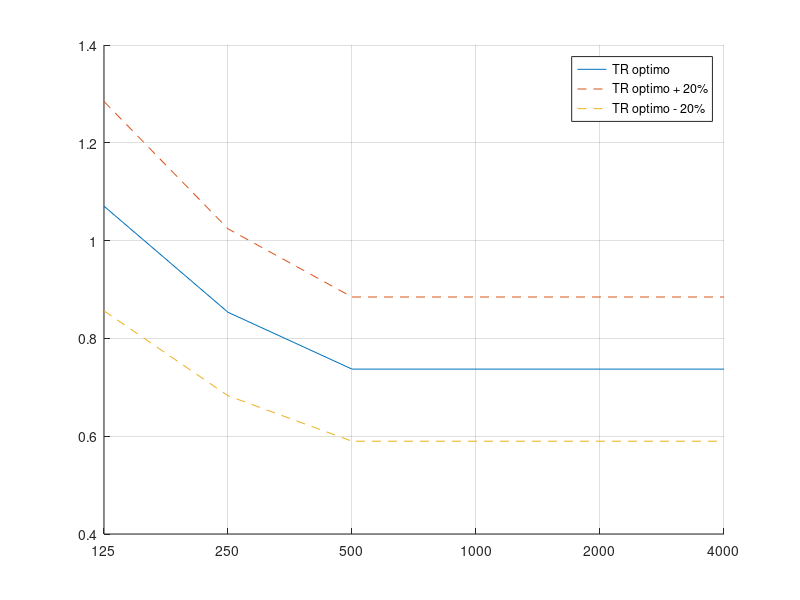
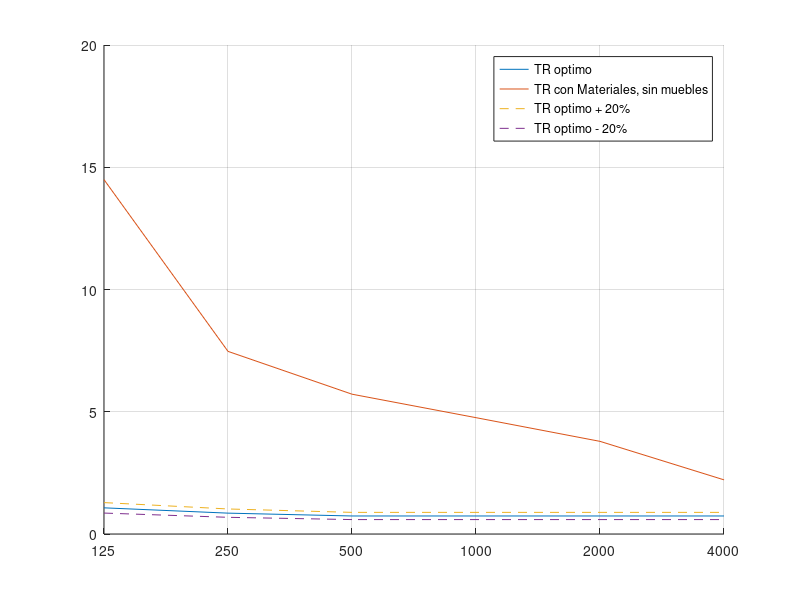
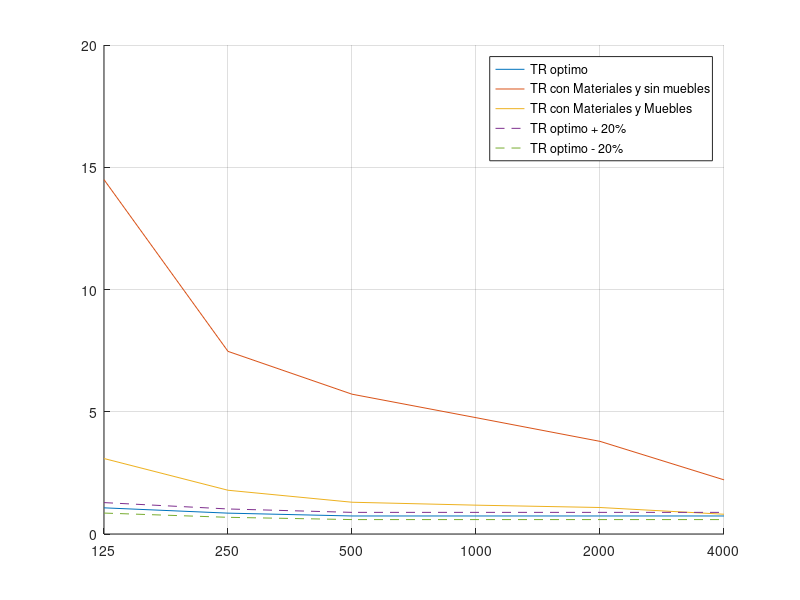
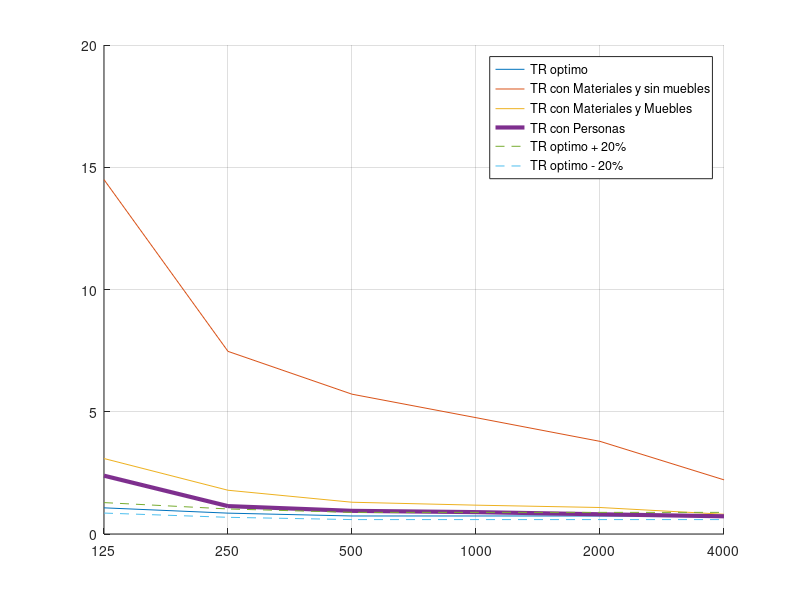

Source code (MATLAB) for these figures, in order:
close all, clear all, clc;

%% Datos de sala:

H_sala = 3.4;       %m
L_sala = 13.9;      %m
W_sala = 7.5;       %m
V_sala = 346.8;     %m^3

Sup_puertas = 3 * 3; %9m^2

Sup_pisoyTecho = L_sala*W_sala; %104.25m^2 
Sup_paredes_frente_orador = (H_sala*L_sala + H_sala*W_sala*2)-Sup_puertas;   % 89.26m^2
Sup_pared_detras_orador = H_sala*L_sala;       %47.26m^2

Sup_total = H_sala*L_sala *2 +  W_sala*H_sala * 2+ Sup_pisoyTecho *2;    %354.02m^2



%% Datos de materiales: 
            % 125Hz, 250Hz, 500Hz, 1000Hz, 2000Hz, 4000Hz,
Alpha_piso = [ 0.01,0.02,0.02,0.03,0.03,0.04]; %Baldosa enlozada
Alpha_paredes_frente = [0.01,0.01,0.02,0.02,0.02,0.02]; % Ladrillo Pintado
Alpha_paredes_detras = [0.01,0.01,0.02,0.02,0.02,0.02]; % Ladrillo Pintado
Alpha_techo = [0.01,0.03,0.04,0.05,0.08,0.17];  % Enlucido

Alpha_puertas = [0.05,0.11,0.10,0.09,0.08,0.10]; %Puerta de madera maciza
Alpha_butacas = [0.12,0.20,0.28,0.30,0.31,0.37]; %Tapizado 1
Alpha_butaca_orador = [0.01,0.02,0.02,0.04,0.04,0.04]; %Butaca de madera

Alpha_adulto_butacasTap = [0.18,0.40,0.46,0.47,0.51,0.46]; % Tapizado 1

%Panel madera, aglomerado 6 mm, sobre 50 mm lana de vidrio
Alpha_fonoabsorbente_f = [0.61,0.65,0.24,0.12,0.10,0.06]; % Panel madera, aglomerado 6 mm, sobre 50 mm lana de vidrio

Cant_butacas = 120;





%% TR_optimos

TR_125 = 0.41 + 0.26 * log10(V_sala);
TR_250 = 0.32 + 0.21 * log10(V_sala);
TR_500 = 0.28 + 0.18 * log10(V_sala);

TR_optimos = [125, TR_125;
              250, TR_250;
              500, TR_500;
              1000,TR_500;
              2000,TR_500;
              4000,TR_500;];
          
xv = 1:length(TR_optimos(:,1));
          
          
figure(1)
hold on;

grid on;
 
plot(xv,TR_optimos(:,2));
set(gca, 'XTickLabel',TR_optimos(:,1));
plot(xv,TR_optimos(:,2)+TR_optimos(:,2).*0.2,'--');
plot(xv,TR_optimos(:,2)-TR_optimos(:,2).*0.2,'--');

legend('TR optimo','TR optimo + 20%','TR optimo - 20%')
hold off;

%% Sala con materiales (SIN MUEBLES)
% Empezamos por caracterizar la absorción del local, sin muebles ni personas.

% Area equivalente del local sin muebles ni personas A_L:
%

A_Local_vacio = Sup_pisoyTecho .* Alpha_piso + Sup_pisoyTecho .* Alpha_techo + Sup_pared_detras_orador .* Alpha_paredes_detras + Sup_paredes_frente_orador .* Alpha_paredes_frente + Sup_puertas .* Alpha_puertas;

TR_conMat_sinMuebles = (0.163 * V_sala)./A_Local_vacio;

figure(2)
hold on;
grid on;
 
plot(xv,TR_optimos(:,2));
plot(xv,TR_conMat_sinMuebles);

plot(xv,TR_optimos(:,2)+TR_optimos(:,2).*0.2,'--');
plot(xv,TR_optimos(:,2)-TR_optimos(:,2).*0.2,'--');
set(gca, 'XTickLabel',TR_optimos(:,1));
legend('TR optimo','TR con Materiales, sin muebles','TR optimo + 20%','TR optimo - 20%')
hold off;

%% Sala con muebles y materiales (SIN PERSONAS)
% El área equivalente del local con muebles y sin público, A1:

A1 = A_Local_vacio + Cant_butacas .* Alpha_butacas + 1 .* Alpha_butaca_orador;

TR_conMatyMueb = (0.163 * V_sala)./A1;

figure(3)
hold on;
grid on;
 
plot(xv,TR_optimos(:,2));
plot(xv,TR_conMat_sinMuebles);
plot(xv,TR_conMatyMueb);

plot(xv,TR_optimos(:,2)+TR_optimos(:,2).*0.2,'--');
plot(xv,TR_optimos(:,2)-TR_optimos(:,2).*0.2,'--');
set(gca, 'XTickLabel',TR_optimos(:,1));
legend('TR optimo','TR con Materiales y sin muebles','TR con Materiales y Muebles','TR optimo + 20%','TR optimo - 20%')
hold off;

%% Sala con personas
Butacas_ocupadas = Cant_butacas * 0.75;
Butacas_vacias = Cant_butacas - Butacas_ocupadas;

A2 = A_Local_vacio + Butacas_vacias .* Alpha_butacas + Butacas_ocupadas .* Alpha_adulto_butacasTap;

TR_conPersonas = (0.163 * V_sala)./A2;

figure(4)
hold on;
grid on;
 
plot(xv,TR_optimos(:,2));
plot(xv,TR_conMat_sinMuebles);
plot(xv,TR_conMatyMueb);
plot(xv,TR_conPersonas,'LineWidth', 3);

plot(xv,TR_optimos(:,2)+TR_optimos(:,2).*0.2,'--');
plot(xv,TR_optimos(:,2)-TR_optimos(:,2).*0.2,'--');
set(gca, 'XTickLabel',TR_optimos(:,1));
legend('TR optimo','TR con Materiales y sin muebles','TR con Materiales y Muebles','TR con Personas','TR optimo + 20%','TR optimo - 20%')
hold off;

%% Sala con fonoAbsorbentes

A3 = A2 - (Sup_paredes_frente_orador*0.4 .* Alpha_paredes_frente) + Sup_paredes_frente_orador*0.4 .* Alpha_fonoabsorbente_f;

TR_conFonoabsorbentes = (0.163 * V_sala)./A3;

figure(5)
hold on;
grid on;
 
plot(xv,TR_optimos(:,2));
%plot(xv,TR_conMat_sinMuebles);
%plot(xv,TR_conMatyMueb);
plot(xv,TR_conPersonas);
plot(xv,TR_conFonoabsorbentes,'LineWidth', 3);

plot(xv,TR_optimos(:,2)+TR_optimos(:,2).*0.2,'--');
plot(xv,TR_optimos(:,2)-TR_optimos(:,2).*0.2,'--');
set(gca, 'XTickLabel',TR_optimos(:,1));
legend('TR optimo','TR con Personas', 'TR con Fonoabsorbentes','TR optimo + 20%','TR optimo - 20%')
hold off;
